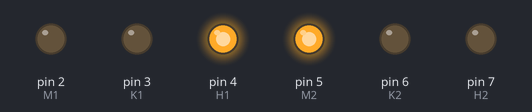
This sketch was run on a simulated Arduino Uno, built with avr-gcc and run on an emulated ATmega328P. Shown: output pins drawn as LEDs (lit = HIGH).

Above: at 2.5 s.
At 6.0 s:
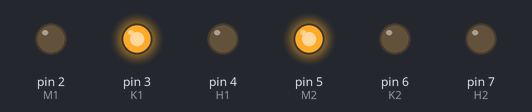
At 9.5 s:
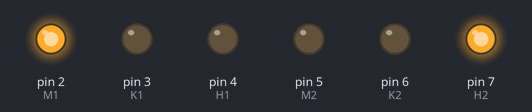
At 13.0 s:
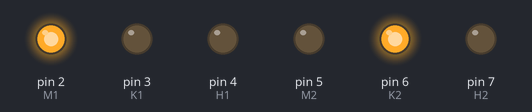
Timing chart, 0 to 18.2 s (numbered marks = the images above):
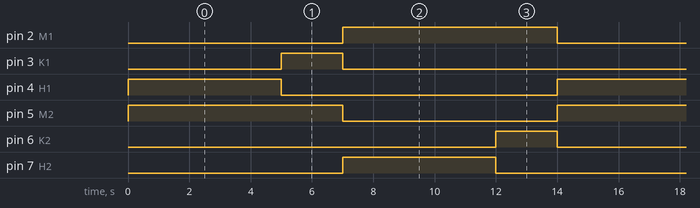

The sketch:

2.2.1-program-lalu-lintas.ino
```cpp
// Definisi pin untuk Lampu Lalu Lintas 1 (MT. Haryono dan Ahmad Yani)
int M1 = 2; // Merah MT. Haryono
int K1 = 3; // Kuning MT. Haryono
int H1 = 4; // Hijau MT. Haryono
int M2 = 5; // Merah Ahmad Yani
int K2 = 6; // Kuning Ahmad Yani
int H2 = 7; // Hijau Ahmad Yani
void setup() {
// Inisialisasi pin sebagai output untuk Lampu Lalu Lintas 1
int pins1[] = {M1, K1, H1, M2, K2, H2};
for (int i = 0; i < 6; i++) {
pinMode(pins1[i], OUTPUT);
}
}
void loop() {
lampuLaluLintas1();
}
void lampuLaluLintas1() {
// Lampu jalan MT. Haryono hijau, Ahmad Yani merah
digitalWrite(M1, LOW);
digitalWrite(K1, LOW);
digitalWrite(H1, HIGH);
digitalWrite(M2, HIGH);
digitalWrite(K2, LOW);
digitalWrite(H2, LOW);
delay(5000); // Hijau selama 5 detik
// Lampu jalan MT. Haryono kuning, Ahmad Yani tetap merah
digitalWrite(M1, LOW);
digitalWrite(K1, HIGH);
digitalWrite(H1, LOW);
delay(2000); // Kuning selama 2 detik
// Lampu jalan Ahmad Yani hijau, MT. Haryono merah
digitalWrite(M1, HIGH);
digitalWrite(K1, LOW);
digitalWrite(H1, LOW);
digitalWrite(M2, LOW);
digitalWrite(K2, LOW);
digitalWrite(H2, HIGH);
delay(5000); // Hijau selama 5 detik
// Lampu jalan Ahmad Yani kuning, MT. Haryono tetap merah
digitalWrite(M2, LOW);
digitalWrite(K2, HIGH);
digitalWrite(H2, LOW);
delay(2000); // Kuning selama 2 detik
}
```

Measured:
- by itself, pin 2 (M1), pin 5 (M2): alternates HIGH for 7.0 s and LOW for 7.0 s
- by itself, pin 3 (K1), pin 6 (K2): alternates HIGH for 2.0 s and LOW for 12.0 s
- by itself, pin 4 (H1), pin 7 (H2): alternates HIGH for 5.0 s and LOW for 9.0 s
